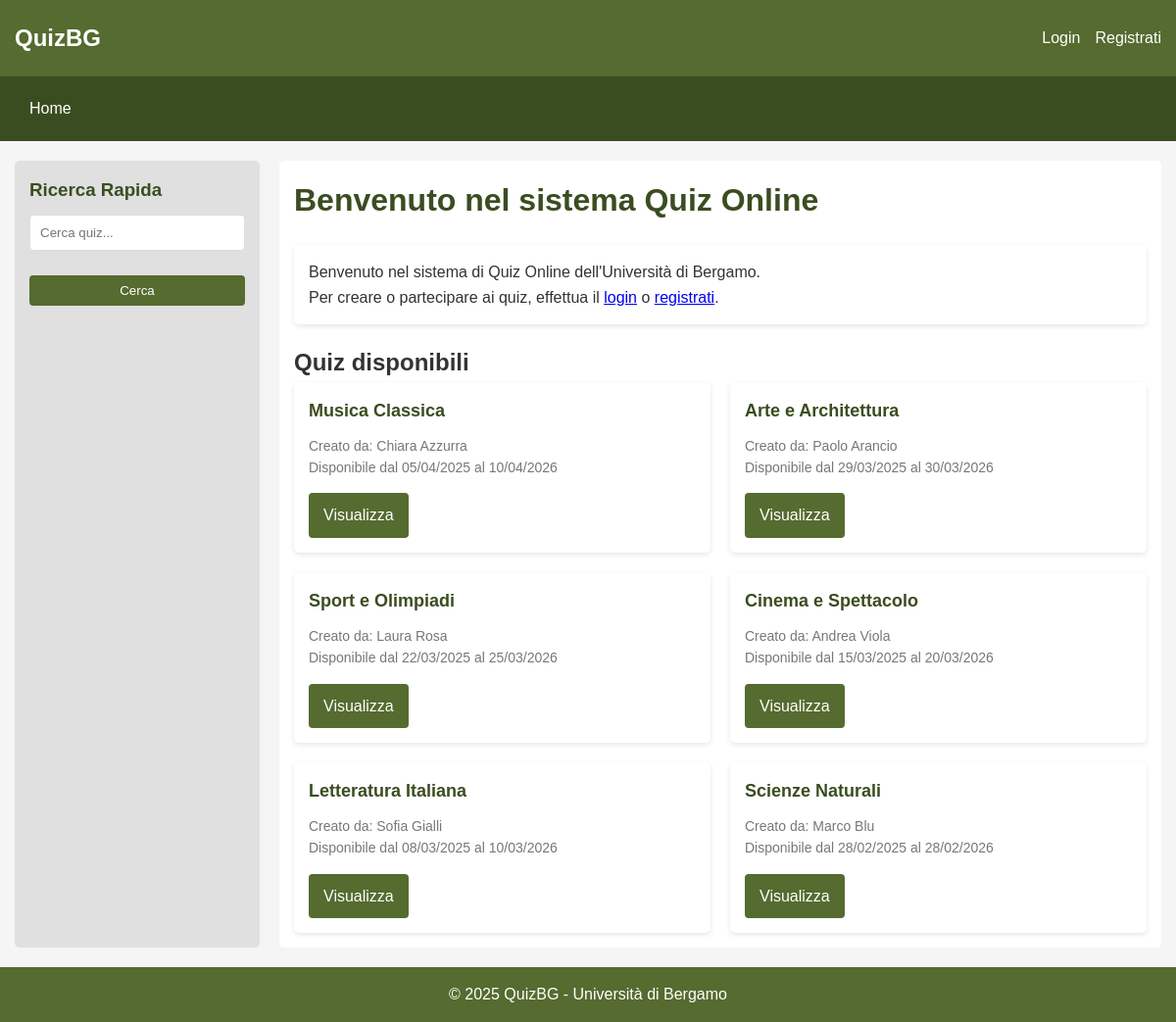
The page / on the database its author committed.
### tables this page shows
CREATE TABLE Quiz (
    codice INT AUTO_INCREMENT PRIMARY KEY,
    titolo VARCHAR(255) NOT NULL,
    dataInizio DATE NOT NULL,
    dataFine DATE NOT NULL,
    creatore VARCHAR(50) NOT NULL,
    FOREIGN KEY (creatore) REFERENCES Utente(nomeUtente) ON DELETE CASCADE
);

CREATE TABLE Utente (
    nomeUtente VARCHAR(50) PRIMARY KEY,
    nome VARCHAR(100) NOT NULL,
    cognome VARCHAR(100) NOT NULL,
    eMail VARCHAR(100) NOT NULL UNIQUE
);

### index.php (the view, shortened to what this page needs)
<?php
include 'includes/header.php';
$today = date('Y-m-d');
$sql = "SELECT q.*, u.nome, u.cognome
        FROM Quiz q
        JOIN Utente u ON q.creatore = u.nomeUtente
        WHERE q.dataFine >= :today
        ORDER BY q.dataInizio DESC
        LIMIT 6";
try {
    $stmt = $pdo->prepare($sql);
    $stmt->bindParam(':today', $today);
    $stmt->execute();
    $quizzes = $stmt->fetchAll(PDO::FETCH_ASSOC);
} catch (PDOException $e) {
    die("Errore nella query: " . $e->getMessage());
}
?>
<div class="main-content">
    <div class="sidebar">
        <div class="search-filter">
            <h3>Ricerca Rapida</h3>
            <form id="quick-search-form" method="GET" action="search_quiz.php">
                <div class="form-group">
                    <input type="text" name="search" placeholder="Cerca quiz..." value="<?php echo isset($_GET['search']) ? htmlspecialchars($_GET['search']) : ''; ?>">
                </div>
                <button type="submit">Cerca</button>
            </form>
        </div>
    </div>
    <div class="content">
        <h1>Benvenuto nel sistema Quiz Online</h1>
        <?php if(!isset($_SESSION['user'])): ?>
            <div class="card">
                <div class="card-content">
                    <p>Benvenuto nel sistema di Quiz Online dell'Università di Bergamo.</p>
                    <p>Per creare o partecipare ai quiz, effettua il <a href="login.php">login</a> o <a href="register.php">registrati</a>.</p>
                </div>
            </div>
        <?php endif; ?>
        <h2>Quiz disponibili</h2>
        <?php if (empty($quizzes)): ?>
            <p>Nessun quiz disponibile al momento.</p>
        <?php else: ?>
            <div class="quiz-list">
                <?php foreach ($quizzes as $quiz): ?>
                    <div class="quiz-item">
                        <h3 class="quiz-title"><?php echo htmlspecialchars($quiz['titolo']); ?></h3>
                        <div class="quiz-meta">
                            <p>Creato da: <?php echo htmlspecialchars($quiz['nome'] . ' ' . $quiz['cognome']); ?></p>
                            <p>Disponibile dal <?php echo date('d/m/Y', strtotime($quiz['dataInizio'])); ?> al <?php echo date('d/m/Y', strtotime($quiz['dataFine'])); ?></p>
                        </div>
                        <div class="quiz-actions">
                            <a href="view_quiz.php?id=<?php echo $quiz['codice']; ?>" class="btn">Visualizza</a>
                        </div>
                    </div>
                <?php endforeach; ?>
            </div>
        <?php endif; ?>
    </div>
</div>
<?php include 'includes/footer.php'; ?>

### includes/header.php (shortened to what this page needs)
<!DOCTYPE html>
<html lang="it">
<head>
    <link rel="stylesheet" href="assets/css/style.css">
</head>
<body>
    <header>
        <div class="container header-content">
            <div class="logo">
                <a href="index.php">QuizBG</a>
            </div>
            <div class="user-info">
                <?php if(isset($_SESSION['user'])): ?>
                    <span>Benvenuto, <?php echo $_SESSION['user']['nome']; ?></span>
                    <a href="logout.php">Logout</a>
                <?php else: ?>
                    <a href="login.php">Login</a>
                    <a href="register.php">Registrati</a>
                <?php endif; ?>
            </div>
        </div>
    </header>
    <?php include 'includes/nav.php'; ?>
    <div class="container">

### includes/nav.php (shortened to what this page needs)
<?php
$current_page = basename($_SERVER['PHP_SELF']);
?>
<nav>
    <div class="container">
        <ul>
            <li><a href="index.php" <?php echo $current_page == 'index.php' ? 'class="active"' : ''; ?>>Home</a></li>
        </ul>
    </div>
</nav>

### includes/footer.php (shortened to what this page needs)
    </div>
    <footer>
        <div class="container">
            <p>&copy; <?php echo date('Y'); ?> QuizBG - Università di Bergamo</p>
        </div>
    </footer>
</body>
</html>

### assets/css/style.css (style rules this page uses)
:root { --main-color: #556B2F; --light-color: #8AA652; --dark-color: #3A4D20; --accent-color: #D4BA6A; --text-light: #FFFFFF; --text-dark: #333333; --background-light: #F5F5F5; --background-medium: #E0E0E0; }
* { margin: 0; padding: 0; box-sizing: border-box; font-family: 'Arial', sans-serif; }
body { background-color: var(--background-light); color: var(--text-dark); line-height: 1.6; display: flex; flex-direction: column; min-height: 100vh; }
.container { width: 100%; max-width: 1200px; margin: 0 auto; padding: 0 15px; flex: 1; }
header { background-color: var(--main-color); color: var(--text-light); padding: 20px 0; box-shadow: 0 2px 5px rgba(0, 0, 0, 0.1); }
.header-content { display: flex; justify-content: space-between; align-items: center; }
.logo { font-size: 24px; font-weight: bold; }
.logo a { color: var(--text-light); text-decoration: none; }
.user-info { display: flex; align-items: center; gap: 15px; }
.user-info a { color: var(--text-light); text-decoration: none; }
nav { background-color: var(--dark-color); padding: 10px 0; }
nav ul { list-style: none; display: flex; }
nav ul li a { color: var(--text-light); text-decoration: none; padding: 10px 15px; display: block; }
.main-content { display: flex; margin: 20px 0; }
.sidebar { width: 250px; background-color: var(--background-medium); padding: 15px; border-radius: 5px; }
.search-filter { margin-bottom: 20px; }
.search-filter h3 { margin-bottom: 10px; color: var(--dark-color); }
.search-filter input, .search-filter select { width: 100%; padding: 8px; margin-bottom: 10px; border: 1px solid #ddd; border-radius: 4px; }
.search-filter button { width: 100%; padding: 8px; background-color: var(--main-color); color: var(--text-light); border: none; border-radius: 4px; cursor: pointer; }
.content { flex: 1; padding: 15px; background-color: #fff; border-radius: 5px; margin-left: 20px; }
.content h1 { color: var(--dark-color); margin-bottom: 20px; }
form { margin-bottom: 20px; }
.form-group { margin-bottom: 15px; }
input[type="text"], input[type="email"], input[type="password"], input[type="date"], textarea, select { width: 100%; padding: 10px; border: 1px solid #ddd; border-radius: 4px; }
button, .btn { padding: 10px 15px; background-color: var(--main-color); color: var(--text-light); border: none; border-radius: 4px; cursor: pointer; text-decoration: none; display: inline-block; }
.card { background-color: #fff; border-radius: 5px; box-shadow: 0 2px 5px rgba(0, 0, 0, 0.1); padding: 15px; margin-bottom: 20px; }
.card-content { color: var(--text-dark); }
.quiz-list { display: grid; grid-template-columns: repeat(auto-fill, minmax(300px, 1fr)); gap: 20px; }
.quiz-item { background-color: #fff; border-radius: 5px; box-shadow: 0 2px 5px rgba(0, 0, 0, 0.1); padding: 15px; }
.quiz-title { font-size: 18px; margin-bottom: 10px; color: var(--dark-color); }
.quiz-meta { font-size: 14px; color: #777; margin-bottom: 10px; }
.quiz-actions { display: flex; justify-content: space-between; margin-top: 15px; }
footer { background-color: var(--main-color); color: var(--text-light); text-align: center; padding: 15px 0; margin-top: auto; }

### rows shown on the page
quiz: titolo "Musica Classica", creatore.cognome "Chiara Azzurra", dataInizio "05/04/2025", dataFine "10/04/2026"
quiz: titolo "Arte e Architettura", creatore.cognome "Paolo Arancio", dataInizio "29/03/2025", dataFine "30/03/2026"
quiz: titolo "Sport e Olimpiadi", creatore.cognome "Laura Rosa", dataInizio "22/03/2025", dataFine "25/03/2026"
quiz: titolo "Cinema e Spettacolo", creatore.cognome "Andrea Viola", dataInizio "15/03/2025", dataFine "20/03/2026"
quiz: titolo "Letteratura Italiana", creatore.cognome "Sofia Gialli", dataInizio "08/03/2025", dataFine "10/03/2026"
quiz: titolo "Scienze Naturali", creatore.cognome "Marco Blu", dataInizio "28/02/2025", dataFine "28/02/2026"
